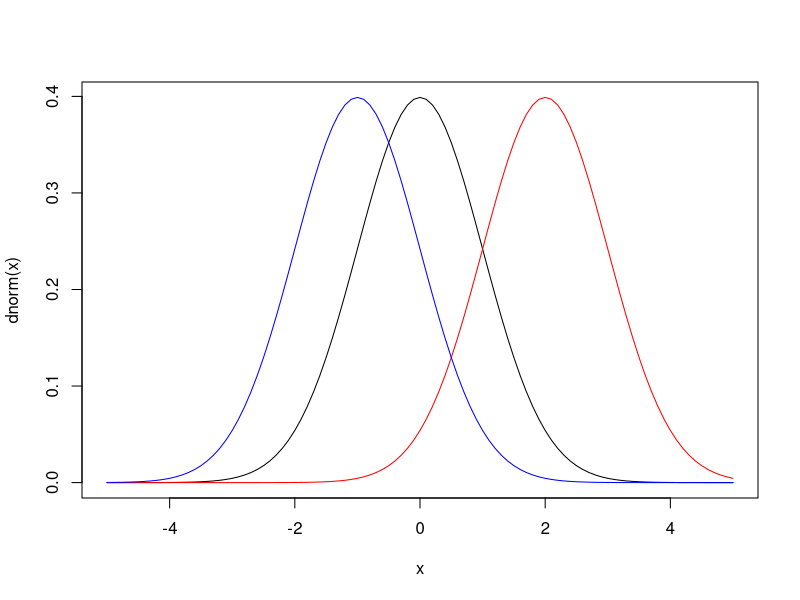
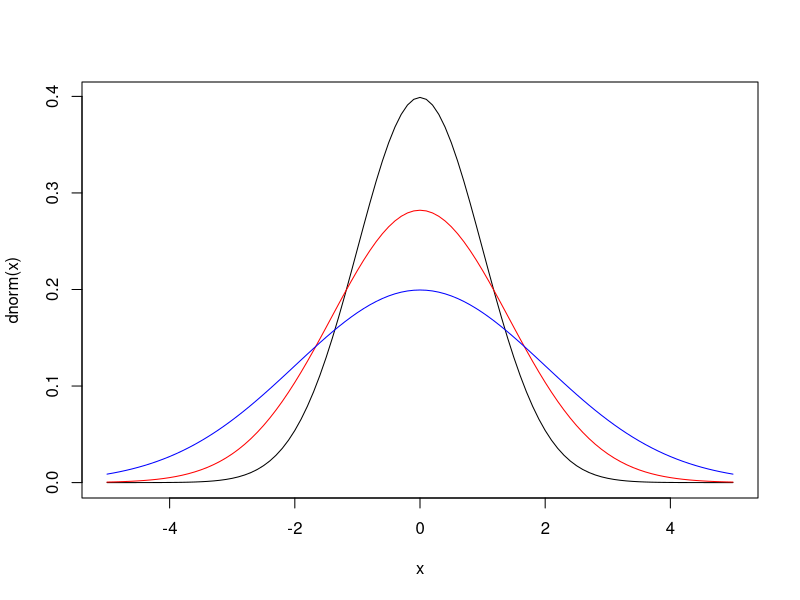
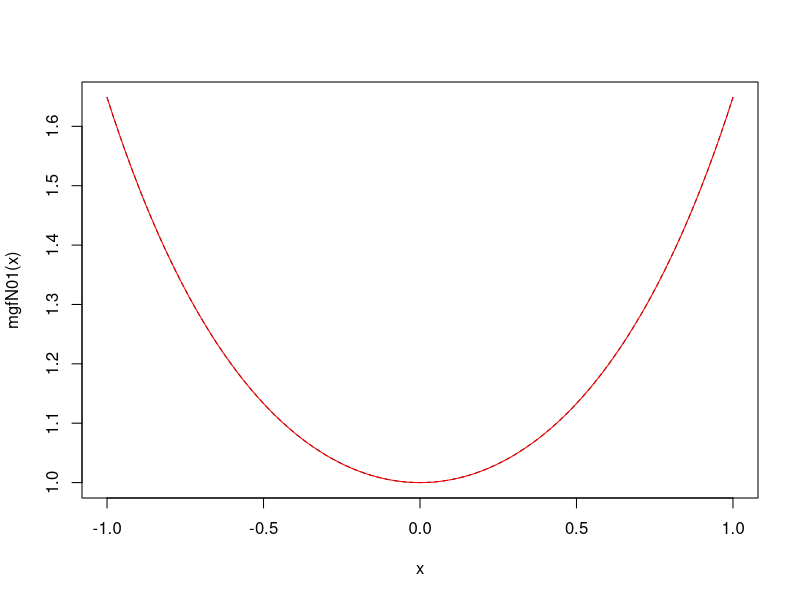
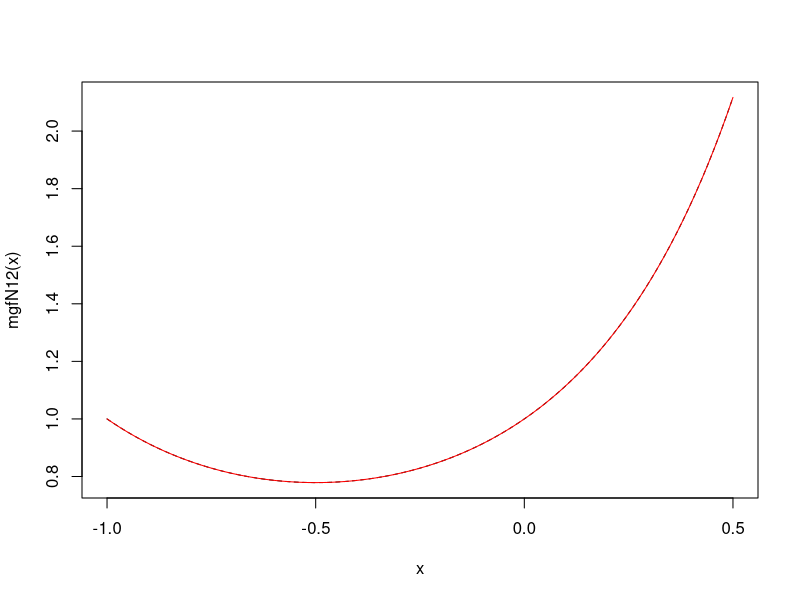
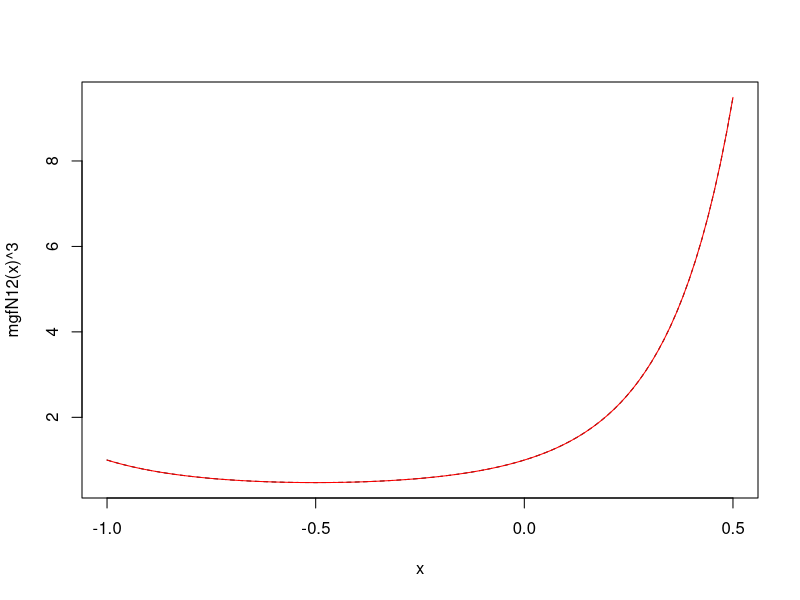

Here is the R script that generated these plots, in order:
#Math E-156 Script 6P-Proof 6.R

#Topic 1 -- density functions for normal distributions

#Some normal distributions with various means
curve(dnorm(x), from = -5, to = 5)  #default: mu = 0, sigma = 1
curve(dnorm(x,2), col = "red", add = T)  #mu = 2, default: sigma = 1
curve(dnorm(x,-1), col = "blue", add = T)  #mu = -1, default: sigma = 1

#Some normal distributions with different variances
curve(dnorm(x), from = -5, to = 5)  #default: mu = 0, sigma = 1
curve(dnorm(x,0, sqrt(2)), col = "red", add = T)  #mu = 0,  sigma^2 = 2
curve(dnorm(x,0, 2), col = "blue", add = T)  #mu =0, sigma^2 = 4

#Topic 2 -- moment generating function for a normal distribution

#Moment generating function for the default N(0,1)
density <- Vectorize(function(x,y) exp(x*y)*dnorm(x),vectorize.args = 'x')
mgfN01 <- function(x) sapply(x, function(y) integrate(density, lower=-20, upper=20, y=y)$val)
curve(mgfN01(x), from = -1, to =1, lty = 2)
#We can check the functional form graphically
curve(exp((x^2)/2), from = -1, to =1, col = "red", add = TRUE)

#Moment generating function for N(1,2)
density <- Vectorize(function(x,y) exp(x*y)*dnorm(x,1, sqrt(2)),vectorize.args = 'x')
mgfN12 <- function(x) sapply(x, function(y) integrate(density, lower=-20, upper=20, y=y)$val)
curve(mgfN12(x), from = -1, to =0.5, lty = 2)
#We can check the functional form graphically
curve(exp(x+x^2), from = -1, to =0.5, col = "red", add = TRUE)

#We can find the expectation and variance by taking derivatives
h <- 0.00001; M1<-(mgfN12(h)-mgfN12(0))/h; M1   #expectation
h <- 0.0001; M2<-(mgfN12(h)+mgfN12(-h) - 2*mgfN12(0))/h^2; M2   #second moment
M2 - M1^2     #the variance

#If we add three independent N(1,2) random variables we get N(3,6)
curve(mgfN12(x)^3, from = -1, to =0.5, lty = 2)
density <- Vectorize(function(x,y) exp(x*y)*dnorm(x,3, sqrt(6)),vectorize.args = 'x')
mgfN36 <- function(x) sapply(x, function(y) integrate(density, lower=-20, upper=20, y=y)$val)
curve(mgfN36(x), from = -1, to =0.5, col = "red", add = TRUE)





